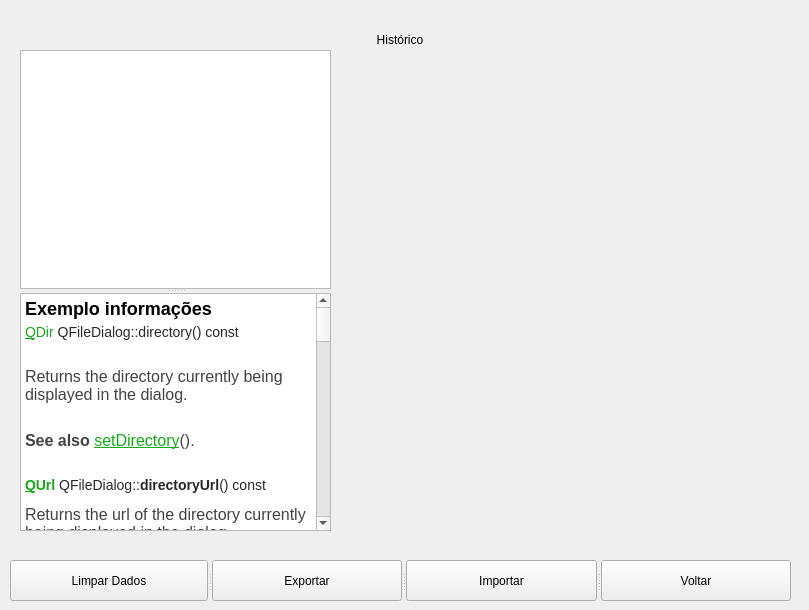
   <widget class="QWidget" name="tela_historico">
    <widget class="QLabel" name="label_13">
     <property name="geometry">
      <rect>
       <x>0</x>
       <y>20</y>
       <width>800</width>
       <height>40</height>
      </rect>
     </property>
     <property name="text">
      <string>Histórico</string>
     </property>
     <property name="alignment">
      <set>Qt::AlignCenter</set>
     </property>
    </widget>
    <widget class="QLabel" name="label_14">
     <property name="geometry">
      <rect>
       <x>330</x>
       <y>75</y>
       <width>450</width>
       <height>470</height>
      </rect>
     </property>
     <property name="text">
      <string/>
     </property>
     <property name="pixmap">
      <pixmap>../A.gif</pixmap>
     </property>
     <property name="scaledContents">
      <bool>false</bool>
     </property>
    </widget>
    <widget class="QSplitter" name="splitter_5">
     <property name="geometry">
      <rect>
       <x>20</x>
       <y>50</y>
       <width>311</width>
       <height>481</height>
      </rect>
     </property>
     <property name="orientation">
      <enum>Qt::Vertical</enum>
     </property>
     <widget class="QListView" name="listView"/>
     <widget class="QTextBrowser" name="textBrowser_3">
      <property name="html">
       <string>&lt;!DOCTYPE HTML PUBLIC &quot;-//W3C//DTD HTML 4.0//EN&quot; &quot;http://www.w3.org/TR/REC-html40/strict.dtd&quot;&gt;
&lt;html&gt;&lt;head&gt;&lt;meta name=&quot;qrichtext&quot; content=&quot;1&quot; /&gt;&lt;style type=&quot;text/css&quot;&gt;
p, li { white-space: pre-wrap; }
&lt;/style&gt;&lt;/head&gt;&lt;body style=&quot; font-family:'MS Shell Dlg 2'; font-size:12pt; font-weight:400; font-style:normal;&quot;&gt;
&lt;p style=&quot; margin-top:10px; margin-bottom:5px; margin-left:0px; margin-right:0px; -qt-block-indent:0; text-indent:0px;&quot;&gt;&lt;span style=&quot; font-size:x-large; font-weight:600; background-color:#ffffff;&quot;&gt;Exemplo informações &lt;/span&gt;&lt;/p&gt;
&lt;p style=&quot; margin-top:0px; margin-bottom:27px; margin-left:0px; margin-right:0px; -qt-block-indent:0; text-indent:0px; background-color:#ffffff;&quot;&gt;&lt;a name=&quot;directory&quot;&gt;&lt;/a&gt;&lt;a href=&quot;https://doc.qt.io/qt-5/qdir.html&quot;&gt;&lt;span style=&quot; font-family:'Titillium Web','Arial','Helvetica','sans-serif'; font-size:large; text-decoration: underline; color:#17a81a;&quot;&gt;Q&lt;/span&gt;&lt;/a&gt;&lt;span style=&quot; font-family:'Titillium Web','Arial','Helvetica','sans-serif'; font-size:large; color:#17a81a;&quot;&gt;Dir&lt;/span&gt;&lt;span style=&quot; font-family:'Titillium Web','Arial','Helvetica','sans-serif'; font-size:large; font-weight:296; color:#26282a;&quot;&gt; QFileDialog::&lt;/span&gt;&lt;span style=&quot; font-family:'Titillium Web','Arial','Helvetica','sans-serif'; font-size:large; color:#26282a;&quot;&gt;directory&lt;/span&gt;&lt;span style=&quot; font-family:'Titillium Web','Arial','Helvetica','sans-serif'; font-size:large; font-weight:296; color:#26282a;&quot;&gt;() const&lt;/span&gt;&lt;/p&gt;
&lt;p style=&quot; margin-top:0px; margin-bottom:27px; margin-left:0px; margin-right:0px; -qt-block-indent:0; text-indent:0px; background-color:#ffffff;&quot;&gt;&lt;span style=&quot; font-family:'Titillium Web','Arial','Helvetica','sans-serif'; font-size:16px; color:#404244; background-color:#ffffff;&quot;&gt;Returns the directory currently being displayed in the dialog.&lt;/span&gt;&lt;/p&gt;
&lt;p style=&quot; margin-top:0px; margin-bottom:27px; margin-left:0px; margin-right:0px; -qt-block-indent:0; text-indent:0px; background-color:#ffffff;&quot;&gt;&lt;span style=&quot; font-family:'Titillium Web','Arial','Helvetica','sans-serif'; font-size:16px; font-weight:600; color:#404244;&quot;&gt;See also &lt;/span&gt;&lt;a href=&quot;https://doc.qt.io/qt-5/qfiledialog.html#setDirectory&quot;&gt;&lt;span style=&quot; font-family:'Titillium Web','Arial','Helvetica','sans-serif'; font-size:16px; text-decoration: underline; color:#17a81a;&quot;&gt;setDirectory&lt;/span&gt;&lt;/a&gt;&lt;span style=&quot; font-family:'Titillium Web','Arial','Helvetica','sans-serif'; font-size:16px; color:#404244;&quot;&gt;().&lt;/span&gt;&lt;/p&gt;
&lt;h3 style=&quot; margin-top:24px; margin-bottom:12px; margin-left:0px; margin-right:0px; -qt-block-indent:0; text-indent:0px; background-color:#ffffff;&quot;&gt;&lt;a name=&quot;directoryUrl&quot;&gt;&lt;/a&gt;&lt;a href=&quot;https://doc.qt.io/qt-5/qurl.html&quot;&gt;&lt;span style=&quot; font-family:'Titillium Web','Arial','Helvetica','sans-serif'; font-size:large; font-weight:600; text-decoration: underline; color:#17a81a;&quot;&gt;Q&lt;/span&gt;&lt;/a&gt;&lt;span style=&quot; font-family:'Titillium Web','Arial','Helvetica','sans-serif'; font-size:large; font-weight:600; color:#17a81a;&quot;&gt;Url&lt;/span&gt;&lt;span style=&quot; font-family:'Titillium Web','Arial','Helvetica','sans-serif'; font-size:large; font-weight:296; color:#26282a;&quot;&gt; QFileDialog::&lt;/span&gt;&lt;span style=&quot; font-family:'Titillium Web','Arial','Helvetica','sans-serif'; font-size:large; font-weight:600; color:#26282a;&quot;&gt;directoryUrl&lt;/span&gt;&lt;span style=&quot; font-family:'Titillium Web','Arial','Helvetica','sans-serif'; font-size:large; font-weight:296; color:#26282a;&quot;&gt;() const&lt;/span&gt;&lt;/h3&gt;
&lt;p style=&quot; margin-top:0px; margin-bottom:27px; margin-left:0px; margin-right:0px; -qt-block-indent:0; text-indent:0px; background-color:#ffffff;&quot;&gt;&lt;span style=&quot; font-family:'Titillium Web','Arial','Helvetica','sans-serif'; font-size:16px; color:#404244; background-color:#ffffff;&quot;&gt;Returns the url of the directory currently being displayed in the dialog.&lt;/span&gt;&lt;/p&gt;
&lt;p style=&quot; margin-top:0px; margin-bottom:27px; margin-left:0px; margin-right:0px; -qt-block-indent:0; text-indent:0px; background-color:#ffffff;&quot;&gt;&lt;span style=&quot; font-family:'Titillium Web','Arial','Helvetica','sans-serif'; font-size:16px; color:#404244; background-color:#ffffff;&quot;&gt;This function was introduced in Qt 5.2.&lt;/span&gt;&lt;/p&gt;
&lt;p style=&quot; margin-top:0px; margin-bottom:27px; margin-left:0px; margin-right:0px; -qt-block-indent:0; text-indent:0px; background-color:#ffffff;&quot;&gt;&lt;span style=&quot; font-family:'Titillium Web','Arial','Helvetica','sans-serif'; font-size:16px; font-weight:600; color:#404244;&quot;&gt;See also &lt;/span&gt;&lt;a href=&quot;https://doc.qt.io/qt-5/qfiledialog.html#setDirectoryUrl&quot;&gt;&lt;span style=&quot; font-family:'Titillium Web','Arial','Helvetica','sans-serif'; font-size:16px; text-decoration: underline; color:#17a81a;&quot;&gt;setDirectoryUrl&lt;/span&gt;&lt;/a&gt;&lt;span style=&quot; font-family:'Titillium Web','Arial','Helvetica','sans-serif'; font-size:16px; color:#404244;&quot;&gt;().&lt;/span&gt;&lt;a name=&quot;directory&quot;&gt;&lt;/a&gt;&lt;a href=&quot;https://doc.qt.io/qt-5/qdir.html&quot;&gt;&lt;span style=&quot; font-family:'Titillium Web','Arial','Helvetica','sans-serif'; font-size:large; text-decoration: underline; color:#17a81a;&quot;&gt;Q&lt;/span&gt;&lt;/a&gt;&lt;span style=&quot; font-family:'Titillium Web','Arial','Helvetica','sans-serif'; font-size:large; color:#17a81a;&quot;&gt;Dir&lt;/span&gt;&lt;span style=&quot; font-family:'Titillium Web','Arial','Helvetica','sans-serif'; font-size:large; font-weight:296; color:#26282a;&quot;&gt; QFileDialog::&lt;/span&gt;&lt;span style=&quot; font-family:'Titillium Web','Arial','Helvetica','sans-serif'; font-size:large; color:#26282a;&quot;&gt;directory&lt;/span&gt;&lt;span style=&quot; font-family:'Titillium Web','Arial','Helvetica','sans-serif'; font-size:large; font-weight:296; color:#26282a;&quot;&gt;() const&lt;/span&gt;&lt;/p&gt;
&lt;p style=&quot; margin-top:0px; margin-bottom:27px; margin-left:0px; margin-right:0px; -qt-block-indent:0; text-indent:0px; background-color:#ffffff;&quot;&gt;&lt;span style=&quot; font-family:'Titillium Web','Arial','Helvetica','sans-serif'; font-size:16px; color:#404244; background-color:#ffffff;&quot;&gt;Returns the directory currently being displayed in the dialog.&lt;/span&gt;&lt;/p&gt;
&lt;p style=&quot; margin-top:0px; margin-bottom:27px; margin-left:0px; margin-right:0px; -qt-block-indent:0; text-indent:0px; background-color:#ffffff;&quot;&gt;&lt;span style=&quot; font-family:'Titillium Web','Arial','Helvetica','sans-serif'; font-size:16px; font-weight:600; color:#404244;&quot;&gt;See also &lt;/span&gt;&lt;a href=&quot;https://doc.qt.io/qt-5/qfiledialog.html#setDirectory&quot;&gt;&lt;span style=&quot; font-family:'Titillium Web','Arial','Helvetica','sans-serif'; font-size:16px; text-decoration: underline; color:#17a81a;&quot;&gt;setDirectory&lt;/span&gt;&lt;/a&gt;&lt;span style=&quot; font-family:'Titillium Web','Arial','Helvetica','sans-serif'; font-size:16px; color:#404244;&quot;&gt;().&lt;/span&gt;&lt;/p&gt;
&lt;h3 style=&quot; margin-top:24px; margin-bottom:12px; margin-left:0px; margin-right:0px; -qt-block-indent:0; text-indent:0px; background-color:#ffffff;&quot;&gt;&lt;a name=&quot;directoryUrl&quot;&gt;&lt;/a&gt;&lt;a href=&quot;https://doc.qt.io/qt-5/qurl.html&quot;&gt;&lt;span style=&quot; font-family:'Titillium Web','Arial','Helvetica','sans-serif'; font-size:large; font-weight:600; text-decoration: underline; color:#17a81a;&quot;&gt;Q&lt;/span&gt;&lt;/a&gt;&lt;span style=&quot; font-family:'Titillium Web','Arial','Helvetica','sans-serif'; font-size:large; font-weight:600; color:#17a81a;&quot;&gt;Url&lt;/span&gt;&lt;span style=&quot; font-family:'Titillium Web','Arial','Helvetica','sans-serif'; font-size:large; font-weight:296; color:#26282a;&quot;&gt; QFileDialog::&lt;/span&gt;&lt;span style=&quot; font-family:'Titillium Web','Arial','Helvetica','sans-serif'; font-size:large; font-weight:600; color:#26282a;&quot;&gt;directoryUrl&lt;/span&gt;&lt;span style=&quot; font-family:'Titillium Web','Arial','Helvetica','sans-serif'; font-size:large; font-weight:296; color:#26282a;&quot;&gt;() const&lt;/span&gt;&lt;/h3&gt;
&lt;p style=&quot; margin-top:0px; margin-bottom:27px; margin-left:0px; margin-right:0px; -qt-block-indent:0; text-indent:0px; background-color:#ffffff;&quot;&gt;&lt;span style=&quot; font-family:'Titillium Web','Arial','Helvetica','sans-serif'; font-size:16px; color:#404244; background-color:#ffffff;&quot;&gt;Returns the url of the directory currently being displayed in the dialog.&lt;/span&gt;&lt;/p&gt;
&lt;p style=&quot; margin-top:0px; margin-bottom:27px; margin-left:0px; margin-right:0px; -qt-block-indent:0; text-indent:0px; background-color:#ffffff;&quot;&gt;&lt;span style=&quot; font-family:'Titillium Web','Arial','Helvetica','sans-serif'; font-size:16px; color:#404244; background-color:#ffffff;&quot;&gt;This function was introduced in Qt 5.2.&lt;/span&gt;&lt;/p&gt;
&lt;p style=&quot; margin-top:0px; margin-bottom:27px; margin-left:0px; margin-right:0px; -qt-block-indent:0; text-indent:0px; background-color:#ffffff;&quot;&gt;&lt;span style=&quot; font-family:'Titillium Web','Arial','Helvetica','sans-serif'; font-size:16px; font-weight:600; color:#404244;&quot;&gt;See also &lt;/span&gt;&lt;a href=&quot;https://doc.qt.io/qt-5/qfiledialog.html#setDirectoryUrl&quot;&gt;&lt;span style=&quot; font-family:'Titillium Web','Arial','Helvetica','sans-serif'; font-size:16px; text-decoration: underline; color:#17a81a;&quot;&gt;setDirectoryUrl&lt;/span&gt;&lt;/a&gt;&lt;span style=&quot; font-family:'Titillium Web','Arial','Helvetica','sans-serif'; font-size:16px; color:#404244;&quot;&gt;().&lt;/span&gt;&lt;a name=&quot;directory&quot;&gt;&lt;/a&gt;&lt;a href=&quot;https://doc.qt.io/qt-5/qdir.html&quot;&gt;&lt;span style=&quot; font-family:'Titillium Web','Arial','Helvetica','sans-serif'; font-size:large; text-decoration: underline; color:#17a81a;&quot;&gt;Q&lt;/span&gt;&lt;/a&gt;&lt;span style=&quot; font-family:'Titillium Web','Arial','Helvetica','sans-serif'; font-size:large; color:#17a81a;&quot;&gt;Dir&lt;/span&gt;&lt;span style=&quot; font-family:'Titillium Web','Arial','Helvetica','sans-serif'; font-size:large; font-weight:296; color:#26282a;&quot;&gt; QFileDialog::&lt;/span&gt;&lt;span style=&quot; font-family:'Titillium Web','Arial','Helvetica','sans-serif'; font-size:large; color:#26282a;&quot;&gt;directory&lt;/span&gt;&lt;span style=&quot; font-family:'Titillium Web','Arial','Helvetica','sans-serif'; font-size:large; font-weight:296; color:#26282a;&quot;&gt;() const&lt;/span&gt;&lt;/p&gt;
&lt;p style=&quot; margin-top:0px; margin-bottom:27px; margin-left:0px; margin-right:0px; -qt-block-indent:0; text-indent:0px; background-color:#ffffff;&quot;&gt;&lt;span style=&quot; font-family:'Titillium Web','Arial','Helvetica','sans-serif'; font-size:16px; color:#404244; background-color:#ffffff;&quot;&gt;Returns the directory currently being displayed in the dialog.&lt;/span&gt;&lt;/p&gt;
&lt;p style=&quot; margin-top:0px; margin-bottom:27px; margin-left:0px; margin-right:0px; -qt-block-indent:0; text-indent:0px; background-color:#ffffff;&quot;&gt;&lt;span style=&quot; font-family:'Titillium Web','Arial','Helvetica','sans-serif'; font-size:16px; font-weight:600; color:#404244;&quot;&gt;See also &lt;/span&gt;&lt;a href=&quot;https://doc.qt.io/qt-5/qfiledialog.html#setDirectory&quot;&gt;&lt;span style=&quot; font-family:'Titillium Web','Arial','Helvetica','sans-serif'; font-size:16px; text-decoration: underline; color:#17a81a;&quot;&gt;setDirectory&lt;/span&gt;&lt;/a&gt;&lt;span style=&quot; font-family:'Titillium Web','Arial','Helvetica','sans-serif'; font-size:16px; color:#404244;&quot;&gt;().&lt;/span&gt;&lt;/p&gt;
&lt;h3 style=&quot; margin-top:24px; margin-bottom:12px; margin-left:0px; margin-right:0px; -qt-block-indent:0; text-indent:0px; background-color:#ffffff;&quot;&gt;&lt;a name=&quot;directoryUrl&quot;&gt;&lt;/a&gt;&lt;a href=&quot;https://doc.qt.io/qt-5/qurl.html&quot;&gt;&lt;span style=&quot; font-family:'Titillium Web','Arial','Helvetica','sans-serif'; font-size:large; font-weight:600; text-decoration: underline; color:#17a81a;&quot;&gt;Q&lt;/span&gt;&lt;/a&gt;&lt;span style=&quot; font-family:'Titillium Web','Arial','Helvetica','sans-serif'; font-size:large; font-weight:600; color:#17a81a;&quot;&gt;Url&lt;/span&gt;&lt;span style=&quot; font-family:'Titillium Web','Arial','Helvetica','sans-serif'; font-size:large; font-weight:296; color:#26282a;&quot;&gt; QFileDialog::&lt;/span&gt;&lt;span style=&quot; font-family:'Titillium Web','Arial','Helvetica','sans-serif'; font-size:large; font-weight:600; color:#26282a;&quot;&gt;directoryUrl&lt;/span&gt;&lt;span style=&quot; font-family:'Titillium Web','Arial','Helvetica','sans-serif'; font-size:large; font-weight:296; color:#26282a;&quot;&gt;() const&lt;/span&gt;&lt;/h3&gt;
&lt;p style=&quot; margin-top:0px; margin-bottom:27px; margin-left:0px; margin-right:0px; -qt-block-indent:0; text-indent:0px; background-color:#ffffff;&quot;&gt;&lt;span style=&quot; font-family:'Titillium Web','Arial','Helvetica','sans-serif'; font-size:16px; color:#404244; background-color:#ffffff;&quot;&gt;Returns the url of the directory currently being displayed in the dialog.&lt;/span&gt;&lt;/p&gt;
&lt;p style=&quot; margin-top:0px; margin-bottom:27px; margin-left:0px; margin-right:0px; -qt-block-indent:0; text-indent:0px; background-color:#ffffff;&quot;&gt;&lt;span style=&quot; font-family:'Titillium Web','Arial','Helvetica','sans-serif'; font-size:16px; color:#404244; background-color:#ffffff;&quot;&gt;This function was introduced in Qt 5.2.&lt;/span&gt;&lt;/p&gt;
&lt;p style=&quot; margin-top:0px; margin-bottom:27px; margin-left:0px; margin-right:0px; -qt-block-indent:0; text-indent:0px; background-color:#ffffff;&quot;&gt;&lt;span style=&quot; font-family:'Titillium Web','Arial','Helvetica','sans-serif'; font-size:16px; font-weight:600; color:#404244;&quot;&gt;See also &lt;/span&gt;&lt;a href=&quot;https://doc.qt.io/qt-5/qfiledialog.html#setDirectoryUrl&quot;&gt;&lt;span style=&quot; font-family:'Titillium Web','Arial','Helvetica','sans-serif'; font-size:16px; text-decoration: underline; color:#17a81a;&quot;&gt;setDirectoryUrl&lt;/span&gt;&lt;/a&gt;&lt;span style=&quot; font-family:'Titillium Web','Arial','Helvetica','sans-serif'; font-size:16px; color:#404244;&quot;&gt;().&lt;/span&gt;&lt;a name=&quot;directory&quot;&gt;&lt;/a&gt;&lt;a href=&quot;https://doc.qt.io/qt-5/qdir.html&quot;&gt;&lt;span style=&quot; font-family:'Titillium Web','Arial','Helvetica','sans-serif'; font-size:large; text-decoration: underline; color:#17a81a;&quot;&gt;Q&lt;/span&gt;&lt;/a&gt;&lt;span style=&quot; font-family:'Titillium Web','Arial','Helvetica','sans-serif'; font-size:large; color:#17a81a;&quot;&gt;Dir&lt;/span&gt;&lt;span style=&quot; font-family:'Titillium Web','Arial','Helvetica','sans-serif'; font-size:large; font-weight:296; color:#26282a;&quot;&gt; QFileDialog::&lt;/span&gt;&lt;span style=&quot; font-family:'Titillium Web','Arial','Helvetica','sans-serif'; font-size:large; color:#26282a;&quot;&gt;directory&lt;/span&gt;&lt;span style=&quot; font-family:'Titillium Web','Arial','Helvetica','sans-serif'; font-size:large; font-weight:296; color:#26282a;&quot;&gt;() const&lt;/span&gt;&lt;/p&gt;
&lt;p style=&quot; margin-top:0px; margin-bottom:27px; margin-left:0px; margin-right:0px; -qt-block-indent:0; text-indent:0px; background-color:#ffffff;&quot;&gt;&lt;span style=&quot; font-family:'Titillium Web','Arial','Helvetica','sans-serif'; font-size:16px; color:#404244; background-color:#ffffff;&quot;&gt;Returns the directory currently being displayed in the dialog.&lt;/span&gt;&lt;/p&gt;
&lt;p style=&quot; margin-top:0px; margin-bottom:27px; margin-left:0px; margin-right:0px; -qt-block-indent:0; text-indent:0px; background-color:#ffffff;&quot;&gt;&lt;span style=&quot; font-family:'Titillium Web','Arial','Helvetica','sans-serif'; font-size:16px; font-weight:600; color:#404244;&quot;&gt;See also &lt;/span&gt;&lt;a href=&quot;https://doc.qt.io/qt-5/qfiledialog.html#setDirectory&quot;&gt;&lt;span style=&quot; font-family:'Titillium Web','Arial','Helvetica','sans-serif'; font-size:16px; text-decoration: underline; color:#17a81a;&quot;&gt;setDirectory&lt;/span&gt;&lt;/a&gt;&lt;span style=&quot; font-family:'Titillium Web','Arial','Helvetica','sans-serif'; font-size:16px; color:#404244;&quot;&gt;().&lt;/span&gt;&lt;/p&gt;
&lt;h3 style=&quot; margin-top:24px; margin-bottom:12px; margin-left:0px; margin-right:0px; -qt-block-indent:0; text-indent:0px; background-color:#ffffff;&quot;&gt;&lt;a name=&quot;directoryUrl&quot;&gt;&lt;/a&gt;&lt;a href=&quot;https://doc.qt.io/qt-5/qurl.html&quot;&gt;&lt;span style=&quot; font-family:'Titillium Web','Arial','Helvetica','sans-serif'; font-size:large; font-weight:600; text-decoration: underline; color:#17a81a;&quot;&gt;Q&lt;/span&gt;&lt;/a&gt;&lt;span style=&quot; font-family:'Titillium Web','Arial','Helvetica','sans-serif'; font-size:large; font-weight:600; color:#17a81a;&quot;&gt;Url&lt;/span&gt;&lt;span style=&quot; font-family:'Titillium Web','Arial','Helvetica','sans-serif'; font-size:large; font-weight:296; color:#26282a;&quot;&gt; QFileDialog::&lt;/span&gt;&lt;span style=&quot; font-family:'Titillium Web','Arial','Helvetica','sans-serif'; font-size:large; font-weight:600; color:#26282a;&quot;&gt;directoryUrl&lt;/span&gt;&lt;span style=&quot; font-family:'Titillium Web','Arial','Helvetica','sans-serif'; font-size:large; font-weight:296; color:#26282a;&quot;&gt;() const&lt;/span&gt;&lt;/h3&gt;
&lt;p style=&quot; margin-top:0px; margin-bottom:27px; margin-left:0px; margin-right:0px; -qt-block-indent:0; text-indent:0px; background-color:#ffffff;&quot;&gt;&lt;span style=&quot; font-family:'Titillium Web','Arial','Helvetica','sans-serif'; font-size:16px; color:#404244; background-color:#ffffff;&quot;&gt;Returns the url of the directory currently being displayed in the dialog.&lt;/span&gt;&lt;/p&gt;
&lt;p style=&quot; margin-top:0px; margin-bottom:27px; margin-left:0px; margin-right:0px; -qt-block-indent:0; text-indent:0px; background-color:#ffffff;&quot;&gt;&lt;span style=&quot; font-family:'Titillium Web','Arial','Helvetica','sans-serif'; font-size:16px; color:#404244; background-color:#ffffff;&quot;&gt;This function was introduced in Qt 5.2.&lt;/span&gt;&lt;/p&gt;
&lt;p style=&quot; margin-top:0px; margin-bottom:27px; margin-left:0px; margin-right:0px; -qt-block-indent:0; text-indent:0px; background-color:#ffffff;&quot;&gt;&lt;span style=&quot; font-family:'Titillium Web','Arial','Helvetica','sans-serif'; font-size:16px; font-weight:600; color:#404244;&quot;&gt;See also &lt;/span&gt;&lt;a href=&quot;https://doc.qt.io/qt-5/qfiledialog.html#setDirectoryUrl&quot;&gt;&lt;span style=&quot; font-family:'Titillium Web','Arial','Helvetica','sans-serif'; font-size:16px; text-decoration: underline; color:#17a81a;&quot;&gt;setDirectoryUrl&lt;/span&gt;&lt;/a&gt;&lt;span style=&quot; font-family:'Titillium Web','Arial','Helvetica','sans-serif'; font-size:16px; color:#404244;&quot;&gt;().&lt;/span&gt;&lt;/p&gt;
&lt;p style=&quot; margin-top:0px; margin-bottom:27px; margin-left:0px; margin-right:0px; -qt-block-indent:0; text-indent:0px; background-color:#ffffff;&quot;&gt;&lt;span style=&quot; font-family:'Titillium Web','Arial','Helvetica','sans-serif'; font-size:16px; color:#404244; background-color:#ffffff;&quot;&gt;This function was introduced in Qt 5.2.&lt;/span&gt;&lt;/p&gt;
&lt;p style=&quot; margin-top:0px; margin-bottom:27px; margin-left:0px; margin-right:0px; -qt-block-indent:0; text-indent:0px; background-color:#ffffff;&quot;&gt;&lt;span style=&quot; font-family:'Titillium Web','Arial','Helvetica','sans-serif'; font-size:16px; font-weight:600; color:#404244;&quot;&gt;See also &lt;/span&gt;&lt;a href=&quot;https://doc.qt.io/qt-5/qfiledialog.html#getExistingDirectory&quot;&gt;&lt;span style=&quot; font-family:'Titillium Web','Arial','Helvetica','sans-serif'; font-size:16px; text-decoration: underline; color:#17a81a;&quot;&gt;getExistingDirectory&lt;/span&gt;&lt;/a&gt;&lt;span style=&quot; font-family:'Titillium Web','Arial','Helvetica','sans-serif'; font-size:16px; color:#404244;&quot;&gt;(), &lt;/span&gt;&lt;a href=&quot;https://doc.qt.io/qt-5/qfiledialog.html#getOpenFileUrl&quot;&gt;&lt;span style=&quot; font-family:'Titillium Web','Arial','Helvetica','sans-serif'; font-size:16px; text-decoration: underline; color:#17a81a;&quot;&gt;getOpenFileUrl&lt;/span&gt;&lt;/a&gt;&lt;span style=&quot; font-family:'Titillium Web','Arial','Helvetica','sans-serif'; font-size:16px; color:#404244;&quot;&gt;(), &lt;/span&gt;&lt;a href=&quot;https://doc.qt.io/qt-5/qfiledialog.html#getOpenFileUrls&quot;&gt;&lt;span style=&quot; font-family:'Titillium Web','Arial','Helvetica','sans-serif'; font-size:16px; text-decoration: underline; color:#17a81a;&quot;&gt;getOpenFileUrls&lt;/span&gt;&lt;/a&gt;&lt;span style=&quot; font-family:'Titillium Web','Arial','Helvetica','sans-serif'; font-size:16px; color:#404244;&quot;&gt;(), and &lt;/span&gt;&lt;a href=&quot;https://doc.qt.io/qt-5/qfiledialog.html#getSaveFileUrl&quot;&gt;&lt;span style=&quot; font-family:'Titillium Web','Arial','Helvetica','sans-serif'; font-size:16px; text-decoration: underline; color:#17a81a;&quot;&gt;getSaveFileUrl&lt;/span&gt;&lt;/a&gt;&lt;span style=&quot; font-family:'Titillium Web','Arial','Helvetica','sans-serif'; font-size:16px; color:#404244;&quot;&gt;().&lt;/span&gt;&lt;/p&gt;&lt;/body&gt;&lt;/html&gt;</string>
      </property>
     </widget>
    </widget>
    <widget class="QSplitter" name="splitter_4">
     <property name="geometry">
      <rect>
       <x>10</x>
       <y>560</y>
       <width>781</width>
       <height>41</height>
      </rect>
     </property>
     <property name="orientation">
      <enum>Qt::Horizontal</enum>
     </property>
     <widget class="QPushButton" name="pushButton_9">
      <property name="text">
       <string>Limpar Dados</string>
      </property>
     </widget>
     <widget class="QPushButton" name="pushButton_12">
      <property name="text">
       <string>Exportar</string>
      </property>
     </widget>
     <widget class="QPushButton" name="pushButton_13">
      <property name="text">
       <string>Importar</string>
      </property>
     </widget>
     <widget class="QPushButton" name="pushButton_14">
      <property name="text">
       <string>Voltar</string>
      </property>
     </widget>
    </widget>
   </widget>
